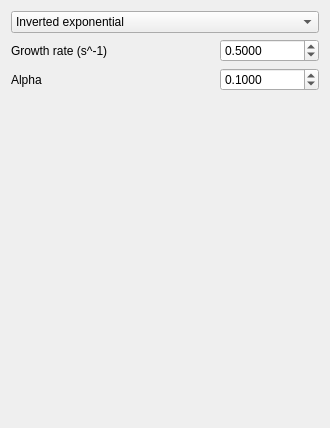
<?xml version="1.0" encoding="UTF-8"?>
<ui version="4.0">
 <class>QtSeagrassColonisationFunctionWidget</class>
 <widget class="QWidget" name="QtSeagrassColonisationFunctionWidget">
  <property name="geometry">
   <rect>
    <x>0</x>
    <y>0</y>
    <width>330</width>
    <height>428</height>
   </rect>
  </property>
  <property name="windowTitle">
   <string>Form</string>
  </property>
  <layout class="QGridLayout" name="gridLayout">
   <item row="3" column="0" rowspan="2" colspan="2">
    <spacer name="spacer">
     <property name="orientation">
      <enum>Qt::Vertical</enum>
     </property>
     <property name="sizeHint" stdset="0">
      <size>
       <width>20</width>
       <height>82</height>
      </size>
     </property>
    </spacer>
   </item>
   <item row="1" column="2">
    <widget class="QDoubleSpinBox" name="box_r">
     <property name="decimals">
      <number>4</number>
     </property>
     <property name="maximum">
      <double>100.000000000000000</double>
     </property>
     <property name="singleStep">
      <double>0.100000000000000</double>
     </property>
     <property name="value">
      <double>0.500000000000000</double>
     </property>
    </widget>
   </item>
   <item row="5" column="0" colspan="3">
    <widget class="QLabel" name="image_seagrass_colonisation">
     <property name="text">
      <string/>
     </property>
     <property name="pixmap">
      <pixmap resource="ToolMutualismBreakdowner.qrc">:/images/EquilibriumSmall.jpg</pixmap>
     </property>
     <property name="alignment">
      <set>Qt::AlignCenter</set>
     </property>
    </widget>
   </item>
   <item row="1" column="0" colspan="2">
    <widget class="QLabel" name="label_r">
     <property name="text">
      <string>Growth rate (s^-1)</string>
     </property>
    </widget>
   </item>
   <item row="2" column="0">
    <widget class="QLabel" name="label_a">
     <property name="text">
      <string>Alpha</string>
     </property>
    </widget>
   </item>
   <item row="2" column="2">
    <widget class="QDoubleSpinBox" name="box_a">
     <property name="decimals">
      <number>4</number>
     </property>
     <property name="maximum">
      <double>100.000000000000000</double>
     </property>
     <property name="singleStep">
      <double>0.100000000000000</double>
     </property>
     <property name="value">
      <double>0.100000000000000</double>
     </property>
    </widget>
   </item>
   <item row="0" column="0" colspan="3">
    <widget class="QComboBox" name="box_seagrass_colonisation_type">
     <item>
      <property name="text">
       <string>Inverted exponential</string>
      </property>
     </item>
    </widget>
   </item>
  </layout>
 </widget>
 <tabstops>
  <tabstop>box_seagrass_colonisation_type</tabstop>
  <tabstop>box_r</tabstop>
  <tabstop>box_a</tabstop>
 </tabstops>
 <resources>
  <include location="ToolMutualismBreakdowner.qrc"/>
 </resources>
 <connections/>
</ui>
